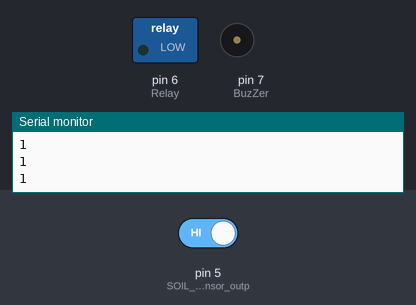
The sketch below on a simulated Arduino Uno, built with avr-gcc and run on an emulated ATmega328P. Shown: switched loads named in the sketch (green lamp = pin HIGH), buzzer (waves = sounding, pin HIGH), the last lines printed to the serial monitor. Inputs (shaded band) come from the test bench; at power-on: pin 5 (SOIL_MOISTURE_sensor_outp) HIGH.

Above: at 1.2 s.
1.3 s: pin 5 (SOIL_MOISTURE_sensor_outp) driven LOW
At 2.6 s:
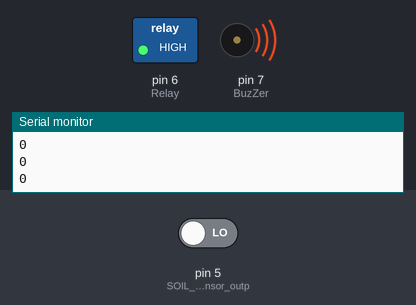
2.9 s: pin 5 (SOIL_MOISTURE_sensor_outp) driven HIGH
At 4.1 s:
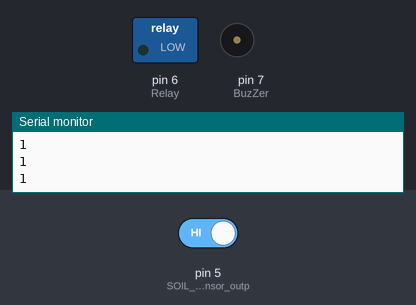
Timing chart, 0 to 5.9 s (numbered marks = the images above; inputs shaded):
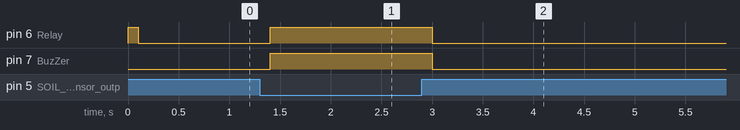

Measured:
- after the input at 1.3 s, pin 6 (Relay), pin 7 (BuzZer): LOW → HIGH after 0.10 s
- after the input at 2.9 s, pin 6 (Relay), pin 7 (BuzZer): HIGH → LOW after 0.10 s

The sketch:

SOIL_MOISTURE.ino
```cpp
int val = 0 ;
void setup()
{
    Serial.begin(9600);
    pinMode(5,INPUT);  // SOIL MOISTURE sensor output pin connected
    pinMode(6,OUTPUT); // Relay
    pinMode(7,OUTPUT); // BuzZer

    digitalWrite(6,HIGH); // Relay
}
void loop()
{
   val = digitalRead(5);  //  SOIL MOISTURE INPUT pin connected
   Serial.println(val);   // see the value in serial monitor in Arduino IDE
   delay(100);

  if(val == 0 )
  {
    digitalWrite(6,HIGH); // Relay
    digitalWrite(7,HIGH); // Buzzer
  }
   if(val == 1 )
  {
    digitalWrite(6,LOW); // Relay
    digitalWrite(7,LOW); // Buzzer
  }
  }
```
